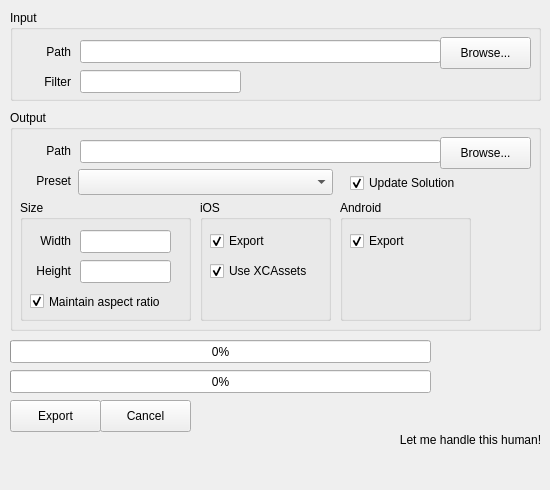
<?xml version="1.0" encoding="UTF-8"?>
<ui version="4.0">
 <class>MainWindow</class>
 <widget class="QMainWindow" name="MainWindow">
  <property name="geometry">
   <rect>
    <x>0</x>
    <y>0</y>
    <width>550</width>
    <height>490</height>
   </rect>
  </property>
  <property name="sizePolicy">
   <sizepolicy hsizetype="Fixed" vsizetype="Fixed">
    <horstretch>0</horstretch>
    <verstretch>0</verstretch>
   </sizepolicy>
  </property>
  <property name="minimumSize">
   <size>
    <width>550</width>
    <height>490</height>
   </size>
  </property>
  <property name="maximumSize">
   <size>
    <width>550</width>
    <height>490</height>
   </size>
  </property>
  <property name="windowTitle">
   <string>Flandre SVG Tool</string>
  </property>
  <widget class="QWidget" name="centralwidget">
   <property name="sizePolicy">
    <sizepolicy hsizetype="Fixed" vsizetype="Fixed">
     <horstretch>0</horstretch>
     <verstretch>0</verstretch>
    </sizepolicy>
   </property>
   <widget class="QGroupBox" name="groupBox">
    <property name="geometry">
     <rect>
      <x>10</x>
      <y>10</y>
      <width>531</width>
      <height>91</height>
     </rect>
    </property>
    <property name="title">
     <string>Input</string>
    </property>
    <widget class="QPushButton" name="btnInputDir">
     <property name="geometry">
      <rect>
       <x>430</x>
       <y>27</y>
       <width>91</width>
       <height>32</height>
      </rect>
     </property>
     <property name="sizePolicy">
      <sizepolicy hsizetype="Minimum" vsizetype="Fixed">
       <horstretch>0</horstretch>
       <verstretch>0</verstretch>
      </sizepolicy>
     </property>
     <property name="minimumSize">
      <size>
       <width>0</width>
       <height>0</height>
      </size>
     </property>
     <property name="text">
      <string>Browse...</string>
     </property>
    </widget>
    <widget class="QLineEdit" name="lineInputDir">
     <property name="geometry">
      <rect>
       <x>70</x>
       <y>30</y>
       <width>361</width>
       <height>23</height>
      </rect>
     </property>
     <property name="readOnly">
      <bool>true</bool>
     </property>
    </widget>
    <widget class="QLabel" name="label">
     <property name="geometry">
      <rect>
       <x>20</x>
       <y>30</y>
       <width>41</width>
       <height>23</height>
      </rect>
     </property>
     <property name="layoutDirection">
      <enum>Qt::LeftToRight</enum>
     </property>
     <property name="text">
      <string>Path</string>
     </property>
     <property name="alignment">
      <set>Qt::AlignRight|Qt::AlignTrailing|Qt::AlignVCenter</set>
     </property>
    </widget>
    <widget class="QLabel" name="label_4">
     <property name="geometry">
      <rect>
       <x>20</x>
       <y>60</y>
       <width>41</width>
       <height>23</height>
      </rect>
     </property>
     <property name="layoutDirection">
      <enum>Qt::LeftToRight</enum>
     </property>
     <property name="text">
      <string>Filter</string>
     </property>
     <property name="alignment">
      <set>Qt::AlignRight|Qt::AlignTrailing|Qt::AlignVCenter</set>
     </property>
    </widget>
    <widget class="QLineEdit" name="lineFilter">
     <property name="geometry">
      <rect>
       <x>70</x>
       <y>60</y>
       <width>161</width>
       <height>23</height>
      </rect>
     </property>
    </widget>
    <widget class="QLabel" name="labelFilter">
     <property name="geometry">
      <rect>
       <x>240</x>
       <y>60</y>
       <width>171</width>
       <height>23</height>
      </rect>
     </property>
     <property name="text">
      <string/>
     </property>
    </widget>
   </widget>
   <widget class="QGroupBox" name="groupBox2">
    <property name="geometry">
     <rect>
      <x>10</x>
      <y>110</y>
      <width>531</width>
      <height>221</height>
     </rect>
    </property>
    <property name="title">
     <string>Output</string>
    </property>
    <widget class="QPushButton" name="btnOutputDir">
     <property name="geometry">
      <rect>
       <x>430</x>
       <y>27</y>
       <width>91</width>
       <height>32</height>
      </rect>
     </property>
     <property name="text">
      <string>Browse...</string>
     </property>
    </widget>
    <widget class="QLineEdit" name="lineOutputDir">
     <property name="geometry">
      <rect>
       <x>70</x>
       <y>30</y>
       <width>361</width>
       <height>23</height>
      </rect>
     </property>
     <property name="readOnly">
      <bool>true</bool>
     </property>
    </widget>
    <widget class="QComboBox" name="comboBoxMode">
     <property name="geometry">
      <rect>
       <x>68</x>
       <y>59</y>
       <width>255</width>
       <height>26</height>
      </rect>
     </property>
    </widget>
    <widget class="QLabel" name="label_2">
     <property name="geometry">
      <rect>
       <x>20</x>
       <y>30</y>
       <width>41</width>
       <height>22</height>
      </rect>
     </property>
     <property name="layoutDirection">
      <enum>Qt::LeftToRight</enum>
     </property>
     <property name="text">
      <string>Path</string>
     </property>
     <property name="alignment">
      <set>Qt::AlignRight|Qt::AlignTrailing|Qt::AlignVCenter</set>
     </property>
    </widget>
    <widget class="QLabel" name="label_3">
     <property name="geometry">
      <rect>
       <x>20</x>
       <y>60</y>
       <width>41</width>
       <height>22</height>
      </rect>
     </property>
     <property name="layoutDirection">
      <enum>Qt::LeftToRight</enum>
     </property>
     <property name="text">
      <string>Preset</string>
     </property>
     <property name="alignment">
      <set>Qt::AlignRight|Qt::AlignTrailing|Qt::AlignVCenter</set>
     </property>
    </widget>
    <widget class="QGroupBox" name="groupBox_2">
     <property name="geometry">
      <rect>
       <x>10</x>
       <y>90</y>
       <width>171</width>
       <height>121</height>
      </rect>
     </property>
     <property name="title">
      <string>Size</string>
     </property>
     <widget class="QLabel" name="label_6">
      <property name="geometry">
       <rect>
        <x>10</x>
        <y>30</y>
        <width>41</width>
        <height>22</height>
       </rect>
      </property>
      <property name="layoutDirection">
       <enum>Qt::LeftToRight</enum>
      </property>
      <property name="text">
       <string>Width</string>
      </property>
      <property name="alignment">
       <set>Qt::AlignRight|Qt::AlignTrailing|Qt::AlignVCenter</set>
      </property>
     </widget>
     <widget class="QLineEdit" name="lineWidth">
      <property name="geometry">
       <rect>
        <x>60</x>
        <y>30</y>
        <width>91</width>
        <height>23</height>
       </rect>
      </property>
     </widget>
     <widget class="QLabel" name="label_7">
      <property name="geometry">
       <rect>
        <x>10</x>
        <y>60</y>
        <width>41</width>
        <height>22</height>
       </rect>
      </property>
      <property name="layoutDirection">
       <enum>Qt::LeftToRight</enum>
      </property>
      <property name="text">
       <string>Height</string>
      </property>
      <property name="alignment">
       <set>Qt::AlignRight|Qt::AlignTrailing|Qt::AlignVCenter</set>
      </property>
     </widget>
     <widget class="QLineEdit" name="lineHeight">
      <property name="geometry">
       <rect>
        <x>60</x>
        <y>60</y>
        <width>91</width>
        <height>23</height>
       </rect>
      </property>
     </widget>
     <widget class="QCheckBox" name="checkBoxRatio">
      <property name="geometry">
       <rect>
        <x>10</x>
        <y>90</y>
        <width>161</width>
        <height>23</height>
       </rect>
      </property>
      <property name="text">
       <string>Maintain aspect ratio</string>
      </property>
      <property name="checked">
       <bool>true</bool>
      </property>
     </widget>
    </widget>
    <widget class="QGroupBox" name="groupBox_3">
     <property name="geometry">
      <rect>
       <x>190</x>
       <y>90</y>
       <width>131</width>
       <height>121</height>
      </rect>
     </property>
     <property name="title">
      <string>iOS</string>
     </property>
     <widget class="QCheckBox" name="checkBoxIos">
      <property name="geometry">
       <rect>
        <x>10</x>
        <y>30</y>
        <width>111</width>
        <height>22</height>
       </rect>
      </property>
      <property name="text">
       <string>Export</string>
      </property>
      <property name="checked">
       <bool>true</bool>
      </property>
     </widget>
     <widget class="QCheckBox" name="checkBoxXcassets">
      <property name="geometry">
       <rect>
        <x>10</x>
        <y>60</y>
        <width>111</width>
        <height>22</height>
       </rect>
      </property>
      <property name="text">
       <string>Use XCAssets</string>
      </property>
      <property name="checked">
       <bool>true</bool>
      </property>
     </widget>
    </widget>
    <widget class="QGroupBox" name="groupBox_4">
     <property name="geometry">
      <rect>
       <x>330</x>
       <y>90</y>
       <width>131</width>
       <height>121</height>
      </rect>
     </property>
     <property name="title">
      <string>Android</string>
     </property>
     <widget class="QCheckBox" name="checkBoxAndroid">
      <property name="geometry">
       <rect>
        <x>10</x>
        <y>30</y>
        <width>111</width>
        <height>22</height>
       </rect>
      </property>
      <property name="text">
       <string>Export</string>
      </property>
      <property name="checked">
       <bool>true</bool>
      </property>
     </widget>
    </widget>
    <widget class="QCheckBox" name="checkBoxVS">
     <property name="geometry">
      <rect>
       <x>340</x>
       <y>60</y>
       <width>181</width>
       <height>26</height>
      </rect>
     </property>
     <property name="text">
      <string>Update Solution</string>
     </property>
     <property name="checked">
      <bool>true</bool>
     </property>
    </widget>
   </widget>
   <widget class="QPushButton" name="btnConvert">
    <property name="geometry">
     <rect>
      <x>10</x>
      <y>400</y>
      <width>91</width>
      <height>32</height>
     </rect>
    </property>
    <property name="text">
     <string>Export</string>
    </property>
   </widget>
   <widget class="QProgressBar" name="progressBarTotal">
    <property name="geometry">
     <rect>
      <x>10</x>
      <y>370</y>
      <width>421</width>
      <height>23</height>
     </rect>
    </property>
    <property name="value">
     <number>0</number>
    </property>
   </widget>
   <widget class="QLabel" name="labelImage">
    <property name="geometry">
     <rect>
      <x>450</x>
      <y>340</y>
      <width>90</width>
      <height>90</height>
     </rect>
    </property>
    <property name="text">
     <string/>
    </property>
   </widget>
   <widget class="QLabel" name="label_5">
    <property name="geometry">
     <rect>
      <x>400</x>
      <y>430</y>
      <width>141</width>
      <height>20</height>
     </rect>
    </property>
    <property name="font">
     <font>
      <pointsize>9</pointsize>
     </font>
    </property>
    <property name="text">
     <string>Let me handle this human!</string>
    </property>
    <property name="alignment">
     <set>Qt::AlignCenter</set>
    </property>
   </widget>
   <widget class="QProgressBar" name="progressBar">
    <property name="geometry">
     <rect>
      <x>10</x>
      <y>340</y>
      <width>421</width>
      <height>23</height>
     </rect>
    </property>
    <property name="sizePolicy">
     <sizepolicy hsizetype="Expanding" vsizetype="Fixed">
      <horstretch>0</horstretch>
      <verstretch>0</verstretch>
     </sizepolicy>
    </property>
    <property name="value">
     <number>0</number>
    </property>
   </widget>
   <widget class="QPushButton" name="btnCancel">
    <property name="geometry">
     <rect>
      <x>100</x>
      <y>400</y>
      <width>91</width>
      <height>32</height>
     </rect>
    </property>
    <property name="text">
     <string>Cancel</string>
    </property>
   </widget>
  </widget>
  <widget class="QMenuBar" name="menubar">
   <property name="geometry">
    <rect>
     <x>0</x>
     <y>0</y>
     <width>550</width>
     <height>22</height>
    </rect>
   </property>
   <property name="font">
    <font>
     <pointsize>8</pointsize>
    </font>
   </property>
  </widget>
  <widget class="QStatusBar" name="statusbar">
   <property name="sizeGripEnabled">
    <bool>false</bool>
   </property>
  </widget>
 </widget>
 <tabstops>
  <tabstop>lineInputDir</tabstop>
  <tabstop>btnInputDir</tabstop>
  <tabstop>lineFilter</tabstop>
  <tabstop>lineOutputDir</tabstop>
  <tabstop>btnOutputDir</tabstop>
  <tabstop>comboBoxMode</tabstop>
  <tabstop>checkBoxVS</tabstop>
  <tabstop>lineWidth</tabstop>
  <tabstop>lineHeight</tabstop>
  <tabstop>checkBoxRatio</tabstop>
  <tabstop>checkBoxIos</tabstop>
  <tabstop>checkBoxXcassets</tabstop>
  <tabstop>checkBoxAndroid</tabstop>
  <tabstop>btnConvert</tabstop>
  <tabstop>btnCancel</tabstop>
 </tabstops>
 <resources/>
 <connections/>
</ui>
